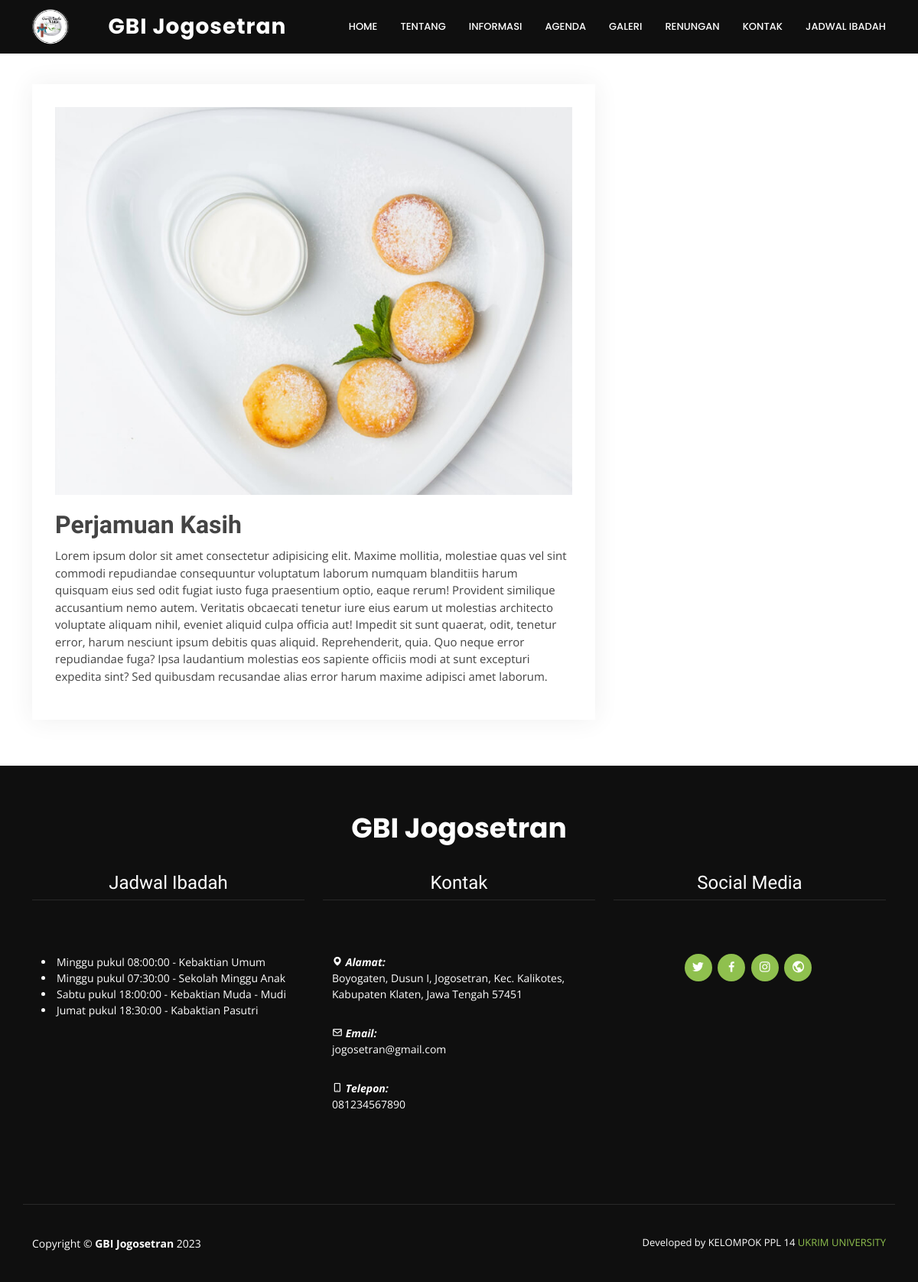
Screenshot of /Web_Agenda/view/20 with the database file from the repository.
### tables this page shows
CREATE TABLE
    `logo` (
        `id` int(11) NOT NULL,
        `nama_gereja` varchar(128) NOT NULL,
        `logo` varchar(128) NOT NULL
    );

CREATE TABLE
    `agenda` (
        `kode_warta` int(11) NOT NULL,
        `judul_warta` varchar(200) NOT NULL,
        `jenis_warta` varchar(2000) DEFAULT NULL,
        `gambar` varchar(200) DEFAULT NULL
    );

CREATE TABLE
    `jadwal` (
        `id_jadwal` int(11) NOT NULL,
        `nama_ibadah` varchar(200) NOT NULL,
        `tanggal` varchar(128) DEFAULT NULL,
        `waktu` time DEFAULT NULL,
        `keterangan` varchar(1000) NOT NULL
    );

CREATE TABLE
    `kontak` (
        `id_kontak` int(11) NOT NULL,
        `no_telepon` varchar(14) DEFAULT NULL,
        `email` varchar(100) DEFAULT NULL,
        `alamat` varchar(500) DEFAULT NULL
    );

### application/controllers/Web_Agenda.php (called while the page is built, shortened)
<?php
class Web_Agenda extends CI_Controller
{
    function __construct()
    {
        $this->load->model("ModelAgenda");
    }
    public function view($id)
    {
        $agenda = $this->ModelAgenda->getByPrimaryKey($id);
        $data = array(
            "agenda" => $agenda,
        );
        $data['title'] = 'GBI Jogosetran - View Agenda';
        $this->db->where('kode_warta', $id);
        $data['agenda'] = $this->db->get('agenda')->row();
        $data['logo'] = $this->db->get('logo')->row_array();
        $data['jadwal'] = $this->db->get('jadwal')->result_array();
        $data['social_media'] = $this->db->get('social_media')->row_array();
        $data['kontak'] = $this->db->get('kontak')->row_array();
        $this->load->view('template/w_header', $data);
        $this->load->view('template/w_topbar', $data);
        $this->load->view('web-profile/v_agenda', $data);
        $this->load->view('template/w_footer', $data);
    }
}

### index.php (called while the page is built, shortened)
<?php
require_once BASEPATH.'core/CodeIgniter.php';

### application/models/ModelAgenda.php (called while the page is built, shortened)
<?php
class ModelAgenda extends CI_Model {
    var $table = "agenda";
    var $primaryKey = "kode_warta";
    public function getByPrimaryKey($id)
    {
        $this->db->where($this->primaryKey, $id);
        return $this->db->get($this->table)->row();
    }
}

### application/views/web-profile/v_agenda.php (the view, shortened to what this page needs)
<section id="portfolio-details" class="portfolio-details">
    <div class="container">
        <div class="row gy-4">
            <div class="col-lg-8">
                <div class="portfolio-info">
                    <img src="<?= base_url('gambar/agenda/') . $agenda->gambar; ?>">
                    <ul>
                        <li>
                            <h2><strong><?= $agenda->judul_warta ?></strong></h2>
                        </li>
                        <li>
                            <p><?= $agenda->jenis_warta ?></p>
                        </li>
                    </ul>
                </div>
            </div>
            <div class="col-lg-4">
            </div>
        </div>
    </div>
</section>

### application/views/template/w_topbar.php (shortened to what this page needs)
<header id="header" class="d-flex align-items-center">
  <div class="container d-flex justify-content-between">
    <img src="<?= base_url('assets/img/logo/') . $logo['logo'] ?>" style="max-height: 50px;" />
    <div class="logo">
      <h1 class="text-light"><a href="<?= base_url('Web_Profile'); ?>"><?= $logo['nama_gereja'] ?></a></h1>
    </div>
    <nav id="navbar" class="navbar">
      <ul>
        <li><a class="nav-link scrollto" href="<?= base_url('Web_Profile'); ?>">Home</a></li>
        <li><a class="nav-link scrollto" href="<?= base_url('Web_Profile'); ?>">Tentang</a></li>
        <li><a class="nav-link scrollto" href="<?= base_url('Web_Informasi'); ?>">Informasi</a></li>
        <li><a class="nav-link scrollto" href="<?= base_url('Web_Agenda'); ?>">Agenda</a></li>
        <li><a class="nav-link scrollto" href="<?= base_url('Web_Galeri'); ?>">Galeri</a></li>
        <li><a class="nav-link scrollto" href="<?= base_url('Web_Renungan'); ?>">Renungan</a></li>
        <li><a class="nav-link scrollto" href="<?= base_url('Web_Profile'); ?>">Kontak</a></li>
        <li><a class="nav-link scrollto" href="<?= base_url('Web_Jadwal'); ?>">Jadwal Ibadah</a></li>
      </ul>
    </nav>
  </div>
</header>

### application/views/template/w_footer.php (shortened to what this page needs)
<footer id="footer">
    <div class="footer-top">
        <div class="container">
            <div class="row justify-content-center">
                <h3 style="margin-top: -20px;">GBI Jogosetran</h3>
                <div class="col-lg-4" style="padding-top: 35px;">
                    <h4>Jadwal Ibadah</h4>
                    <div class="container footer-bottom clearfix">
                        <div class="jadwal-ibadah" style="text-align: left;">
                            <p>
                                <?php
                                foreach ($jadwal as $r) {
                                ?>
                                    <li>
                                        <?= $r['tanggal'] ?></span><span> pukul <?= $r['waktu'] ?></span> - <?= $r['nama_ibadah'] ?><span>
                                    </li>
                                <?php
                                }
                                ?>
                            </p>
                        </div>
                    </div>
                </div>
                <div class="col-lg-4" style="padding-top: 35px;">
                    <h4>Kontak</h4>
                    <div class="container footer-bottom clearfix">
                        <div class="social-links" style="text-align: left;">
                            <p><i class='bx bxs-map'></i><span style="font-weight: bolder;"> Alamat:</span></p>
                            <?= $kontak['alamat'] ?>
                            <p><i class='bx bx-envelope'></i><span style="font-weight: bolder;"> Email:</span></p>
                            <?= $kontak['email'] ?>
                            <p><i class='bx bx-mobile-alt'></i><span style="font-weight: bolder;"> Telepon:</span></p>
                            <?= $kontak['no_telepon'] ?>
                        </div>
                    </div>
                </div>
                <div class="col-lg-4" style="padding-top: 35px;">
                    <h4>Social Media</h4>
                    <div class="container footer-bottom clearfix">
                        <div class=" social-links">
                            <a href="<?= $social_media['twitter'] ?>" class="twitter"><i class="bx bxl-twitter"></i></a>
                            <a href="<?= $social_media['facebook'] ?>" class="facebook"><i class="bx bxl-facebook"></i></a>
                            <a href="<?= $social_media['instagram'] ?>" class="instagram"><i class="bx bxl-instagram"></i></a>
                            <a href="<?= $social_media['website'] ?>" class="google-plus"><i class="bx bx-world"></i></a>
                        </div>
                    </div>
                </div>
            </div>
        </div>
    </div>
    <div class="container footer-bottom clearfix">
        <div class="copyright">
            Copyright &copy; <strong><span>GBI Jogosetran</span></strong> <?= date('Y'); ?>
        </div>
        <div class="credits">
            Developed by KELOMPOK PPL 14 <a href="https://ukrim.ac.id/">UKRIM UNIVERSITY</a>
        </div>
    </div>
</footer>
</body>
</html>

### assets/css/style.css (style rules this page uses)
a { text-decoration: none; color: #8fc04e; }
h1, h2, h3, h4, h5, h6 { font-family: "Raleway", sans-serif; }
#header { height: 70px; transition: all 0.5s; z-index: 997; transition: all 0.5s; background: #0f0f0f; }
#header .logo h1 { font-size: 28px; margin: 0; padding: 11px 0; line-height: 1; font-weight: 700; letter-spacing: 1px; font-family: "Poppins", sans-serif; }
#header .logo h1 a, #header .logo h1 a:hover { color: #fff; text-decoration: none; }
.scrolled-offset { margin-top: 70px; }
.navbar { padding: 0; }
.navbar ul { margin: 0; padding: 0; display: flex; list-style: none; align-items: center; }
.navbar li { position: relative; }
.navbar a, .navbar a:focus { display: flex; align-items: center; justify-content: space-between; padding: 10px 0 10px 30px; font-family: "Poppins", sans-serif; font-size: 13px; font-weight: 500; color: #fff; text-transform: uppercase; white-space: nowrap; transition: 0.3s; }
section { padding: 60px 0; overflow: hidden; }
.portfolio-details { padding-top: 40px; }
.portfolio-details .portfolio-info { padding: 30px; box-shadow: 0px 0 30px rgba(53, 53, 53, 0.08); }
.portfolio-details .portfolio-info ul { list-style: none; padding: 0; font-size: 15px; }
.portfolio-details .portfolio-info img { list-style: none; padding: 0; height: 400px; }
.portfolio-details .portfolio-info ul li+li { margin-top: 10px; }
#footer { background: #0f0f0f center center no-repeat; color: #fff; font-size: 14px; position: relative; }
#footer::before { content: ""; position: absolute; left: 0; right: 0; top: 0; bottom: 0; background: rgba(15, 15, 15, 0.75); z-index: 1; }
#footer .footer-top { position: relative; z-index: 2; text-align: center; padding: 80px 0; }
#footer .footer-top h3 { font-size: 36px; font-weight: 700; color: #fff; position: relative; font-family: "Poppins", sans-serif; padding-bottom: 0; margin-bottom: 0; }
#footer .footer-top p { font-size: 15; font-style: italic; margin: 30px 0 0 0; padding: 0; }
#footer .footer-top .social-links { margin-top: 30px; }
#footer .footer-top .social-links a { font-size: 18px; display: inline-block; background: #8fc04e; color: #fff; line-height: 1; padding: 8px 0; margin-right: 4px; border-radius: 50%; text-align: center; width: 36px; height: 36px; transition: 0.3s; }
#footer .footer-bottom { border-top: 1px solid #282828; z-index: 2; position: relative; padding-top: 40px; padding-bottom: 40px; }
#footer .copyright { text-align: center; float: left; }
#footer .credits { float: right; text-align: center; font-size: 13px; }

### application/views/web-profile/v_agenda.php (style rules this page uses)
.portfolio-details .portfolio-info img { list-style: none; padding: 0; width: 100%; height: auto; margin-bottom: 20px; }

### rows the page displays
logo: logo (picture), nama_gereja "GBI Jogosetran"
agenda: gambar (picture), judul_warta "Perjamuan Kasih", jenis_warta "Lorem ipsum dolor sit amet consectetur adipisicing elit. Maxime mollitia, molestiae quas vel sint commodi repudiandae consequuntur voluptatum laborum numquam blanditiis harum quisquam eius sed odit fugiat iusto fuga praesentium optio, eaque rerum! Provident similique accusantium nemo autem. Veritatis obcaecati tenetur iure eius earum ut molestias architecto voluptate aliquam nihil, eveniet aliquid culpa officia aut! Impedit sit sunt quaerat, odit, tenetur error, harum nesciunt ipsum debitis quas aliquid. Reprehenderit, quia. Quo neque error repudiandae fuga? Ipsa laudantium molestias eos sapiente officiis modi at sunt excepturi expedita sint? Sed quibusdam recusandae alias error harum…"
jadwal: tanggal "Minggu", waktu "08:00:00", nama_ibadah "Kebaktian Umum"
jadwal: tanggal "Minggu", waktu "07:30:00", nama_ibadah "Sekolah Minggu Anak"
jadwal: tanggal "Sabtu", waktu "18:00:00", nama_ibadah "Kebaktian Muda - Mudi"
jadwal: tanggal "Jumat", waktu "18:30:00", nama_ibadah "Kabaktian Pasutri"
kontak: alamat "Boyogaten, Dusun I, Jogosetran, Kec. Kalikotes, Kabupaten Klaten, Jawa Tengah 57451", email "jogosetran@gmail.com", no_telepon "081234567890"
